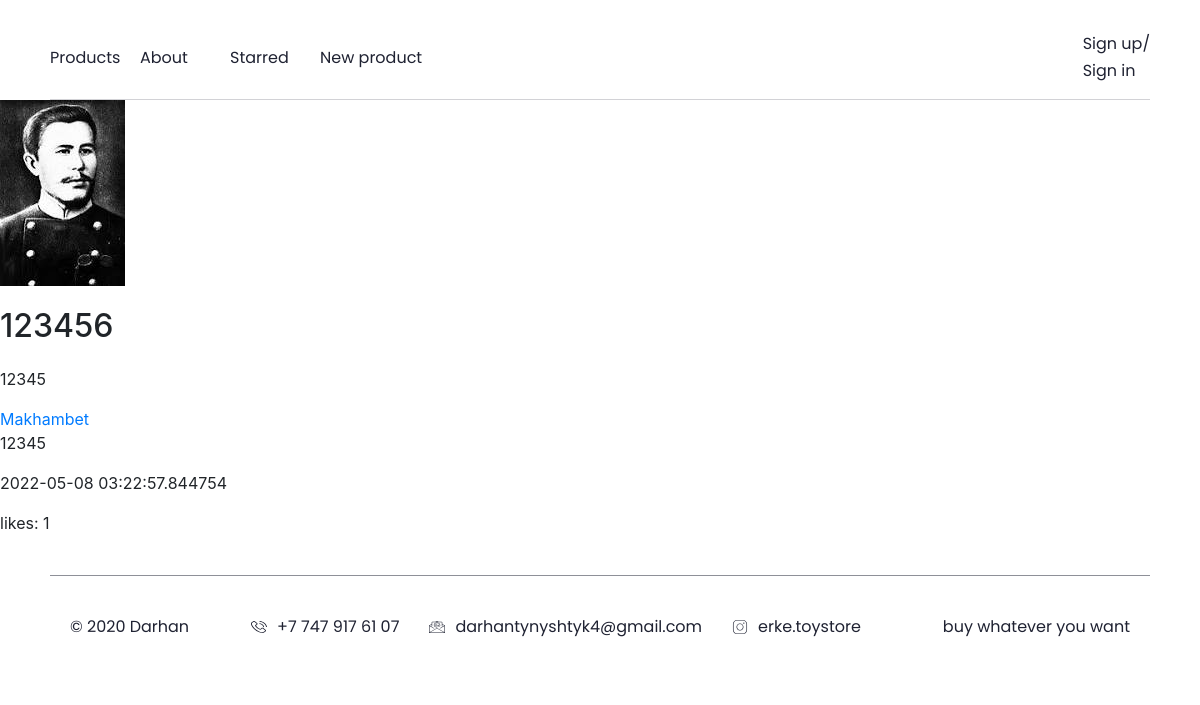
The app's page /product/3 with its own data.
### data/products.py (models this page shows)
class Product(SqlAlchemyBase, UserMixin, SerializerMixin):
    __tablename__ = 'products'
    id = sqlalchemy.Column(sqlalchemy.Integer,
                           primary_key=True, autoincrement=True)
    name = sqlalchemy.Column(sqlalchemy.String, nullable=True)
    about = sqlalchemy.Column(sqlalchemy.String, nullable=True)
    user_id = sqlalchemy.Column(sqlalchemy.Integer, sqlalchemy.ForeignKey('users.id'))
    price = sqlalchemy.Column(sqlalchemy.Integer)
    avatar_name = sqlalchemy.Column(sqlalchemy.String, default=None)
    date = sqlalchemy.Column(sqlalchemy.DateTime, default=datetime.datetime.now)
    likes = sqlalchemy.Column(sqlalchemy.Integer, default=0)
    is_private = sqlalchemy.Column(sqlalchemy.Boolean, default=False)
    starred = sqlalchemy.Column(sqlalchemy.String, default='')
    user = orm.relation("User")
    categories = orm.relation("Category",
                              secondary="association",
                              backref="products")

### data/users.py (models this page shows, shortened)
class User(SqlAlchemyBase, UserMixin, SerializerMixin):
    __tablename__ = 'users'
    id = sqlalchemy.Column(sqlalchemy.Integer,
                           primary_key=True, autoincrement=True)
    name = sqlalchemy.Column(sqlalchemy.String, nullable=True)
    about = sqlalchemy.Column(sqlalchemy.String, nullable=True)
    email = sqlalchemy.Column(sqlalchemy.String,
                              index=True, unique=True, nullable=True)
    hashed_password = sqlalchemy.Column(sqlalchemy.String, nullable=True)
    avatar_name = sqlalchemy.Column(sqlalchemy.String, default=None)
    created_date = sqlalchemy.Column(sqlalchemy.DateTime,
                                     default=datetime.datetime.now)
    starred = sqlalchemy.Column(sqlalchemy.String, default='')
    products = orm.relation("Product", back_populates='user')

### main.py (the view)
@app.route('/product/<int:product_id>', methods=['POST', 'GET'])
def get_product(product_id):  # Вывод информации о продукте
    session = db_session.create_session()
    product = session.query(Product).get(product_id)
    return render_template('product.html', current_user=current_user, product=product)

### data/db_session.py (called while the page is built)
def create_session() -> Session:
    global __factory
    return __factory()

### templates/product.html (shortened to what this page needs)
{% extends "base.html" %}
{% block content %}
<img {% if product.avatar_name != None %} src="/static/images/products/{{ product.id }}/{{ product.avatar_name }}"
     {% endif %}>
<h1>{{ product.name }}</h1>
<p>{{ product.about }}</p>
<a href="/user/{{ product.user.id }}">{{ product.user.name }}</a>
<p>{{ product.price }}</p>
<p>{{ product.date }}</p>
<p>likes: {{ product.likes }}</p>
{% endblock %}

### static/blocks/main-page/main-page.css (style rules this page uses)
html { -webkit-tap-highlight-color: rgba(0,0,0,0); -webkit-tap-highlight-color: transparent; -webkit-touch-callout: text; -webkit-user-select: text; -khtml-user-select: text; -moz-user-select: text; -ms-user-select: text; user-select: text; }
a { text-decoration: none; }

### static/blocks/base/base.css (style rules this page uses)
html { -webkit-tap-highlight-color: rgba(0, 0, 0, 0); -webkit-tap-highlight-color: transparent; -webkit-touch-callout: text; -webkit-user-select: text; -khtml-user-select: text; -moz-user-select: text; -ms-user-select: text; user-select: text; }
a { text-decoration: none; }

### records on screen
Product: avatar_name (picture), name "123456", about "12345", price "12345", date "2022-05-08 03:22:57.844754", likes "1"
User: user.name "Makhambet"
